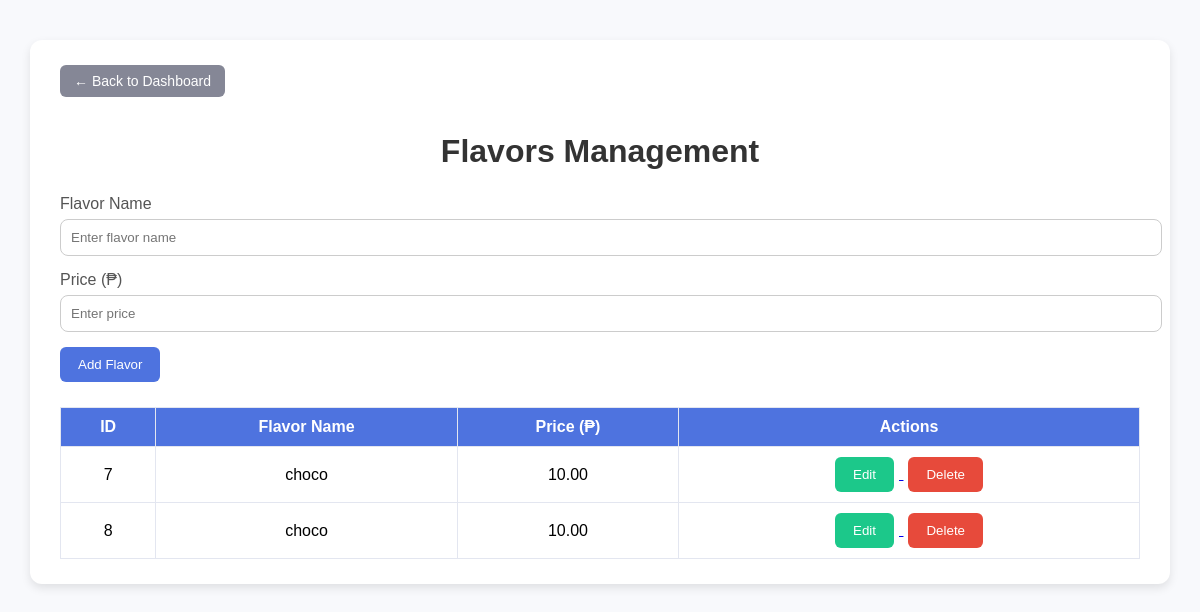
Page /flavors/ on the earlier database version.
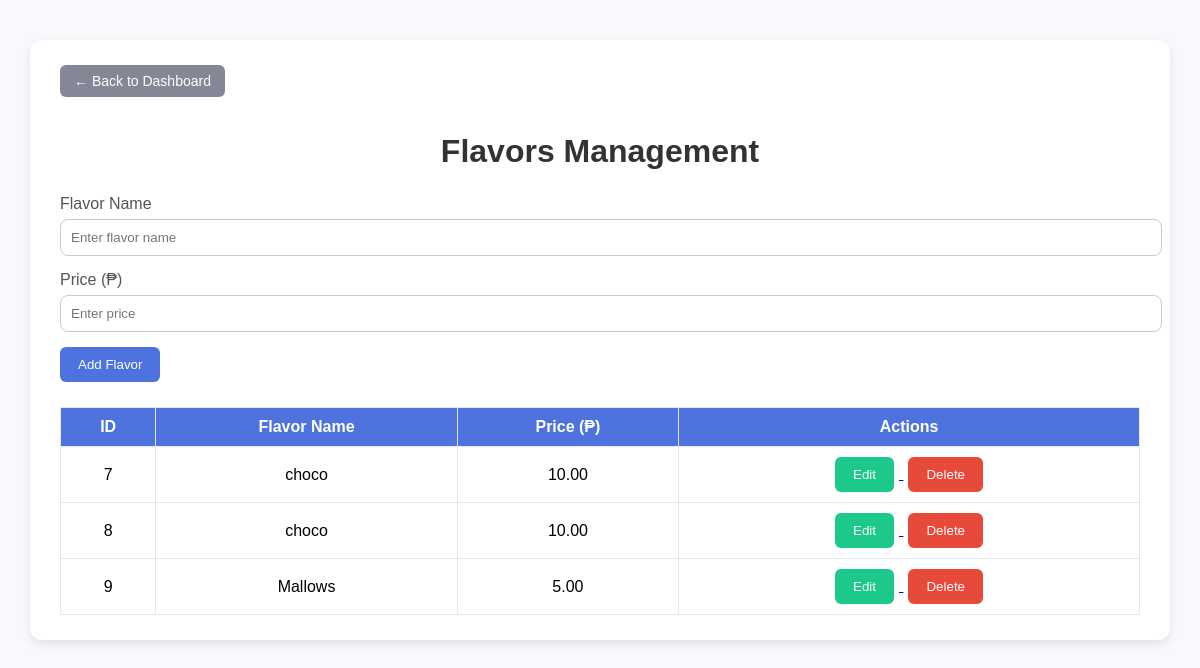
Same page on the later database version.
### dashboard/models.py (models this page shows, shortened)
class Flavor(models.Model):
    name = models.CharField(max_length=100)
    price = models.DecimalField(max_digits=6, decimal_places=2)
    is_available = models.BooleanField(default=True)
    created_at = models.DateTimeField(auto_now_add=True)

### dashboard/views.py (the view)
# urls.py: path('flavors/', views.flavors, name='flavors'),
def flavors(request):
    if request.method == 'POST':
        name = request.POST.get('name')
        price = request.POST.get('price')
        if name and price:  # prevent empty form submission
            Flavor.objects.create(name=name, price=price)
        return redirect('flavors')
    flavors = Flavor.objects.all()
    return render(request, 'dashboard/flavors.html', {'flavors': flavors})

### dashboard/templates/dashboard/flavors.html (shortened to what this page needs)
{% load static %}
<!DOCTYPE html>
<html lang="en">
<head>
    <link rel="stylesheet" href="{% static 'css/crud.css' %}">
</head>
<body>
<div class="container">
    <a href="{% url 'home' %}" class="back-btn">← Back to Dashboard</a>
    <h1>Flavors Management</h1>
    <form method="post" class="create-form">
        <div class="form-group">
            <label for="name">Flavor Name</label>
            <input type="text" id="name" name="name" placeholder="Enter flavor name" required>
        </div>
        <div class="form-group">
            <label for="price">Price (₱)</label>
            <input type="number" id="price" name="price" placeholder="Enter price" required>
        </div>
        <button type="submit">Add Flavor</button>
    </form>
    <table>
        <thead>
            <tr>
                <th>ID</th>
                <th>Flavor Name</th>
                <th>Price (₱)</th>
                <th>Actions</th>
            </tr>
        </thead>
        <tbody>
            {% for f in flavors %}
            <tr>
                <td>{{ f.id }}</td>
                <td>{{ f.name }}</td>
                <td>{{ f.price }}</td>
                <td class="action-buttons">
                    <a href="{% url 'update_flavor' f.id %}">
                        <button type="button" class="edit-btn">Edit</button>
                    </a>
                    <a href="{% url 'delete_flavor' f.id %}">
                        <button type="button" class="delete-btn">Delete</button>
                    </a>
                </td>
            </tr>
            {% empty %}
            <tr><td colspan="4">No flavors added yet.</td></tr>
            {% endfor %}
        </tbody>
    </table>
</div>
</body>
</html>

Differences in the rows shown:
added Flavor: id "9", name "Mallows", price "5.00"
